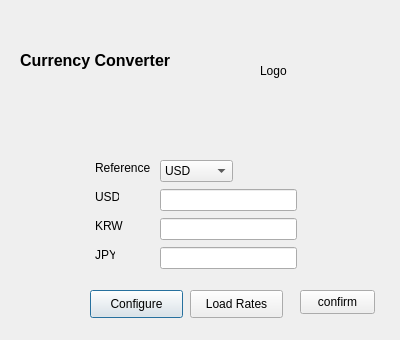
<?xml version="1.0" encoding="UTF-8"?>
<ui version="4.0">
 <class>Dialog</class>
 <widget class="QDialog" name="Dialog">
  <property name="geometry">
   <rect>
    <x>0</x>
    <y>0</y>
    <width>400</width>
    <height>340</height>
   </rect>
  </property>
  <property name="windowTitle">
   <string>Dialog</string>
  </property>
  <widget class="QLabel" name="label">
   <property name="geometry">
    <rect>
     <x>20</x>
     <y>40</y>
     <width>211</width>
     <height>41</height>
    </rect>
   </property>
   <property name="font">
    <font>
     <pointsize>12</pointsize>
     <bold>true</bold>
    </font>
   </property>
   <property name="text">
    <string>Currency Converter</string>
   </property>
  </widget>
  <widget class="QLabel" name="labelUSD">
   <property name="geometry">
    <rect>
     <x>95</x>
     <y>189</y>
     <width>24</width>
     <height>16</height>
    </rect>
   </property>
   <property name="text">
    <string>USD</string>
   </property>
  </widget>
  <widget class="QLabel" name="labelKRW">
   <property name="geometry">
    <rect>
     <x>95</x>
     <y>218</y>
     <width>31</width>
     <height>16</height>
    </rect>
   </property>
   <property name="text">
    <string>KRW</string>
   </property>
  </widget>
  <widget class="QLabel" name="labelJPY">
   <property name="geometry">
    <rect>
     <x>95</x>
     <y>247</y>
     <width>20</width>
     <height>16</height>
    </rect>
   </property>
   <property name="text">
    <string>JPY</string>
   </property>
  </widget>
  <widget class="QLineEdit" name="lineEditUSD">
   <property name="geometry">
    <rect>
     <x>160</x>
     <y>189</y>
     <width>137</width>
     <height>22</height>
    </rect>
   </property>
  </widget>
  <widget class="QLineEdit" name="lineEditKRW">
   <property name="geometry">
    <rect>
     <x>160</x>
     <y>218</y>
     <width>137</width>
     <height>22</height>
    </rect>
   </property>
  </widget>
  <widget class="QLineEdit" name="lineEditJPY">
   <property name="geometry">
    <rect>
     <x>160</x>
     <y>247</y>
     <width>137</width>
     <height>22</height>
    </rect>
   </property>
  </widget>
  <widget class="QLabel" name="labelLogo">
   <property name="geometry">
    <rect>
     <x>260</x>
     <y>20</y>
     <width>101</width>
     <height>101</height>
    </rect>
   </property>
   <property name="text">
    <string>Logo</string>
   </property>
  </widget>
  <widget class="QLabel" name="label_2">
   <property name="geometry">
    <rect>
     <x>95</x>
     <y>160</y>
     <width>58</width>
     <height>16</height>
    </rect>
   </property>
   <property name="text">
    <string>Reference</string>
   </property>
  </widget>
  <widget class="QComboBox" name="comboBoxReferenceCurrency">
   <property name="geometry">
    <rect>
     <x>160</x>
     <y>160</y>
     <width>73</width>
     <height>22</height>
    </rect>
   </property>
   <item>
    <property name="text">
     <string>USD</string>
    </property>
   </item>
   <item>
    <property name="text">
     <string>KRW</string>
    </property>
   </item>
   <item>
    <property name="text">
     <string>JPY</string>
    </property>
   </item>
  </widget>
  <widget class="QPushButton" name="pushButtonConfigure">
   <property name="geometry">
    <rect>
     <x>90</x>
     <y>290</y>
     <width>93</width>
     <height>28</height>
    </rect>
   </property>
   <property name="text">
    <string>Configure</string>
   </property>
  </widget>
  <widget class="QPushButton" name="pushButtonLoadRates">
   <property name="geometry">
    <rect>
     <x>190</x>
     <y>290</y>
     <width>93</width>
     <height>28</height>
    </rect>
   </property>
   <property name="text">
    <string>Load Rates</string>
   </property>
  </widget>
  <widget class="QPushButton" name="confirm">
   <property name="geometry">
    <rect>
     <x>300</x>
     <y>290</y>
     <width>75</width>
     <height>24</height>
    </rect>
   </property>
   <property name="text">
    <string>confirm</string>
   </property>
  </widget>
 </widget>
 <resources/>
 <connections/>
</ui>
